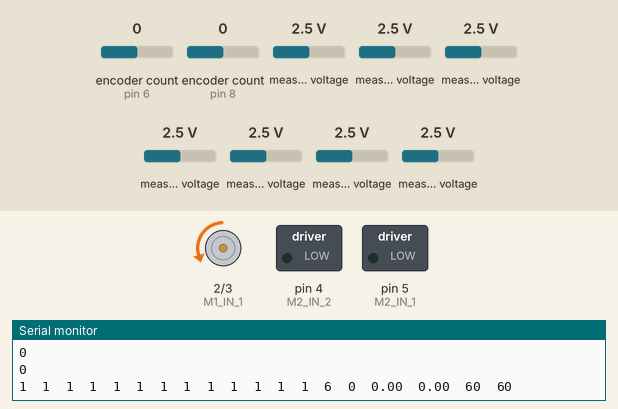
Bench run of a sketch on a simulated Arduino Uno, built with avr-gcc and run on an emulated ATmega328P. Shown: motor-driver pin pairs drawn as motors (green arrow = first pin HIGH = forward, orange = second pin HIGH = backward, longer = more drive), switched loads named in the sketch (green lamp = pin HIGH), the last lines printed to the serial monitor. Inputs (shaded band) come from the test bench; at power-on: measured voltage 2.5 V, encoder count (sensors on pin 6, pin 8) 0.

Above: at 1.2 s.
1.3 s: measured voltage (sensor 203) set to 2.8 V
2.8 s: measured voltage (sensor 203) set to 3.1 V
At 3.15 s:
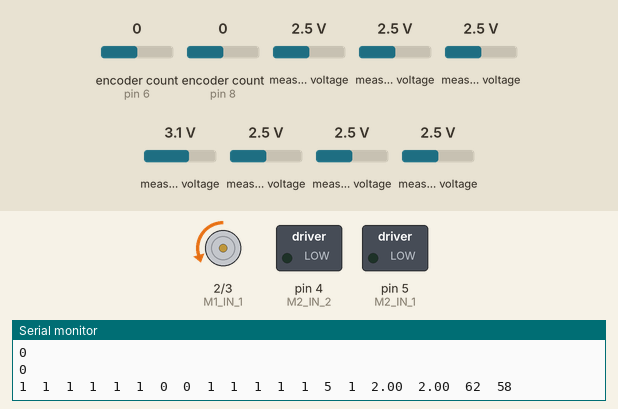
5.8 s: measured voltage (sensor 205) set to 3.8 V
8.8 s: measured voltage (sensor 204) set to 3.8 V
11.8 s: measured voltage (sensor 206) set to 3.8 V
14.8 s: measured voltage (sensor 202) set to 3.8 V
Timing chart, 0 to 18.8 s (numbered marks = the images above; inputs shaded):
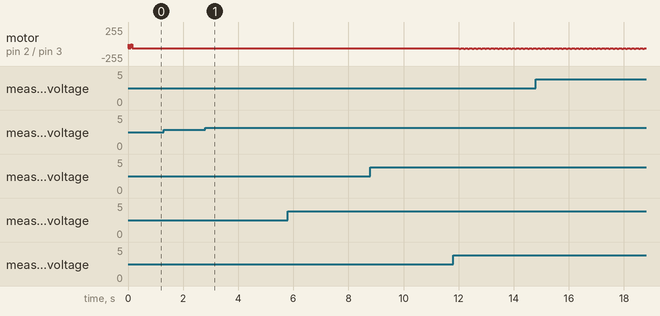

Measured:
- the behaviour switches between 2.9 and 3 V on measured voltage (sensor 203) (found by bisection; images 0 and 1)
- after the input at 2.8 s, motor on pin 2 (M1_IN_1) / pin 3 (M1_IN_2): alternates backward 62/255 for 0.05 s and backward 60/255 for 0.10 s, starting after 0.25 s

The sketch:

Integrated_code_v1.ino
```cpp
#include <Adafruit_MCP3008.h>
#include <Encoder.h>

//Intersection
int Intersections_Taken[50];
int Intersection_Count = 0;

//rotary encoder pins
const unsigned int M1_ENC_A = 6;
const unsigned int M1_ENC_B = 7;
const unsigned int M2_ENC_A = 8;
const unsigned int M2_ENC_B = 9;

//Rotary encoders
Encoder enc1(M1_ENC_A, M1_ENC_B);
Encoder enc2(M2_ENC_A, M2_ENC_B);

//Analog to digital converters
Adafruit_MCP3008 adc1;
Adafruit_MCP3008 adc2;

//sensor array - analog to digital converters
const unsigned int ADC_1_CS = A3;
const unsigned int ADC_2_CS = A2;

//motor control pins
const unsigned int M1_IN_1 = 2;
const unsigned int M1_IN_2 = 3;
const unsigned int M2_IN_1 = 5;
const unsigned int M2_IN_2 = 4;

//
const unsigned int M1_I_SENSE = A1;
const unsigned int M2_I_SENSE = A0;

const float M_I_COUNTS_TO_A = (3.3 / 1024.0) / 0.120;

const int reference_sig = 6;    //the center sensor - 7th sensor (sensors numbers range from 0-12)

const unsigned int MIN_PWM_VALUE = 0;   //minimum PWM value
const unsigned int MAX_PWM_VALUE = 255; //maximum PWM value not to be exceeded
const unsigned int PWM_VALUE = 60;      //Base moving speed for the robot (for testing purposes)

float last_error = 0;

//setting gain values
float kp = 2;
float ki = 0;
float kd = 0;
float P;
float I;
float D;
float t_old = 0;


// Basic Motor Control Commands

void PID_Motor_Control(int left, int right)
{
  analogWrite(M1_IN_1, 0);
  analogWrite(M1_IN_2, left);
  analogWrite(M2_IN_1, 0);
  analogWrite(M2_IN_2, right);
}

void M1_forward()
{
  analogWrite(M1_IN_1, 0);
  analogWrite(M1_IN_2, PWM_VALUE);
}

void M1_stop()
{
  analogWrite(M1_IN_1, 0);
  analogWrite(M1_IN_2, 0);
}

void M1_backward()
{
  analogWrite(M1_IN_1, PWM_VALUE);
  analogWrite(M1_IN_2, 0);
}

void M2_forward()
{
  analogWrite(M2_IN_1, 0);
  analogWrite(M2_IN_2, PWM_VALUE);
}

void M2_stop()
{
  analogWrite(M2_IN_1, 0);
  analogWrite(M2_IN_2, 0);
}

void M2_backward()
{
  analogWrite(M2_IN_1, PWM_VALUE);
  analogWrite(M2_IN_2, 0);
}

void moveStop()
{
    M1_stop();
    M2_stop();
}

void moveForward()
{
    M1_forward();
    M2_forward();
}

void moveBackward()
{
    M1_backward();
    M2_backward();
}

void turnRight()
{
    M1_forward();
    M2_stop();
}

void sharp_turnRight()
{
    M1_forward();
    M2_backward();
}

void turnLeft()
{
    M1_stop();
    M2_forward();
}

void sharp_turnLeft()
{
    M1_backward();
    M2_forward();
}

void setup()
{
  Serial.begin(115200);
  pinMode(M1_IN_1, OUTPUT);
  pinMode(M1_IN_2, OUTPUT);
  pinMode(M2_IN_1, OUTPUT);
  pinMode(M2_IN_2, OUTPUT);

  adc1.begin(ADC_1_CS);
  adc2.begin(ADC_2_CS);
}

//Put center of line algorithm into its own function
void CenterOfLine()
{

}

// A separate controller for the motor control based on ramp position input
void MotorController()
{

}

void loop()
{
  //initializing vaiables
  int adc_buf[13];
  int bin_buf[13];  // binary array for sensor array values

  //cutoff values for binary conversion - will vary for each robot
  int cutoff[13] = {600,600,600,600,600,600,600,600,600,600,600,650,700};

  int sensor_sum = 0; // sum of sensor positions reading the line
  int sensor_count = 0; // count of the sensors reading the line
  int right_sensor_count = 0; //count of the right sensors (positive error) reading the line
  int left_sensor_count = 0;  //count of the left sensors (negative error) reading the line
  int junction_case = 1;   //Turning cases - 1 = straight, 2 = right turn, 3 = left turn, 4 = t junction T, 5 = right t junction |- , 6 = left t junction -| , 7 = fourway,  8 = dead end
  int same_junction_count = 0;  //check to make sure that not turning around in a circle in junction cases 2 and 3
  int center_pos;   // center of line sensor position
  int error_sig;    // error signal
  float motorcontrol;


  int Intersection = 0;
  int left = 0;
  int right = 0;

  // Reading sensor array values
  for (int i = 0, j = 0; i < 13; i = i + 2)
  {
    adc_buf[i] = adc1.readADC(j);
    if (i < 12)
    {
       adc_buf[i+1] = adc2.readADC(j);
    }
    j++;
  }

  // Convert sensor values to binary, increment sensor count and add sensor positions that are reading the line
  for (int i = 0; i<13 ; i++)
  {
    if (adc_buf[i]<cutoff[i]) //may need to adjust cutoffs for the white/black values
    {
      bin_buf[i] = 1;    //binary value of 1 for sensors that are reading the line
      sensor_sum = sensor_sum + i;
      sensor_count++;
      //increment right or left side sensor count depending on sensors reading the line
      if (i<6)
      {
        right_sensor_count++;
      }
      if (i>6)
      {
        left_sensor_count++;
      }
    }
    else
    {
      bin_buf[i] = 0;
    }
  }

//Added starting here
//Junction Key: 1 = right turn, 2 = right turn junction |- , 3 = left turn, 4 = left turn junction -| , 5 = T junction, 6 = + junction
  if(left_sensor_count > 3){
    left = 1;
  }
  if (right_sensor_count > 3){
    right = 1;
  }
  if(right == 1 && left == 0){
    moveForward();
    delay(100);
    moveStop();
    if(adc_buf[6] > cutoff[6]){
      Serial.println(" right turn ");
      Intersection = 1;
      Intersections_Taken[Intersection_Count] = Intersection;
    }
    if(adc_buf[6] < cutoff[6]){
      Serial.println(" right turn junction |- ");
      Intersection = 2;
      Intersections_Taken[Intersection_Count] = Intersection;
    }
  }

  if(right == 0 && left == 1){
    moveForward();
    delay(100);
    moveStop();
    if(adc_buf[6] > cutoff[6]){
      Serial.println(" left turn ");
      Intersection = 3;
      Intersections_Taken[Intersection_Count] = Intersection;
    }
    if(adc_buf[6] < cutoff[6]){
      Serial.println(" left turn junction -| ");
      Intersection = 4;
      Intersections_Taken[Intersection_Count] = Intersection;
    }
  }

  if(right == 1 && left == 1){
    moveForward();
    delay(100);
    moveStop();
    if(adc_buf[6] > cutoff[6]){
      Serial.println(" T Junction ");
      Intersection = 5;
      Intersections_Taken[Intersection_Count] = Intersection;
    }
    if(adc_buf[6] < cutoff[6]){
      Serial.println(" Intersection + ");
      Intersection = 6;
      Intersections_Taken[Intersection_Count] = Intersection;
    }
  }

  for(int i = 0; i<5; i++){
    Serial.println(Intersections_Taken[i]);
  }

//Added up until here


  // Calculating sensor average - need this for case that is not a junction
  if (sensor_count > 0)
  {
     center_pos = sensor_sum / sensor_count;
  }
  else
  {
     center_pos = - 1;
  }

  error_sig = reference_sig - center_pos;

  //start counting time for differentiation and integration values
  float t_new = micros();
  float deltaTime = 0;
  float deltaTimeS = 0;

  //don't start taking the difference in time for the first loop
  if (t_old > 0)
  {
      deltaTime = t_new - t_old;
  }
  else
  {
    deltaTime = 0; //no integral/derivative term for the first cycle of the loop since cannot take slope/area with one reading
  }


  deltaTimeS = deltaTime / 1000;

  // print out adc values, center of line position and error signal
  for (int i = 0; i < 13; i++)
  {
    Serial.print(bin_buf[i]); Serial.print("\t");
  }

  Serial.print(center_pos); Serial.print("\t");
  Serial.print(error_sig); Serial.print("\t");

  // basic pid line line following when on the line
  if (error_sig != 7)
  {
    P = error_sig;
    I = I + (error_sig * deltaTimeS);
    D =  (error_sig - last_error) / deltaTimeS;  //difference
    last_error = error_sig;
    motorcontrol = P*kp + I*ki + D*kd;
  }
  else
  {
    I = 0;
    D = 0;
  }

  Serial.print(motorcontrol); Serial.print("\t");

  //Check the motor control signal being fed into the wheels

  //calculate left and right PWM values - change this to desired velocity/position setpoint
  int leftPWM = PWM_VALUE + motorcontrol;
  int rightPWM = PWM_VALUE - motorcontrol;

  //make sure PWM values are within the 0 to 25 range
  if (leftPWM > MAX_PWM_VALUE) {
    leftPWM = MAX_PWM_VALUE;
  }
  if (rightPWM > MAX_PWM_VALUE) {
    rightPWM = MAX_PWM_VALUE;
  }
  if (leftPWM < 0) {
    leftPWM = 0;
  }
  if (rightPWM < 0) {
    rightPWM = 0;
  }

  //stop PID control if the robot is off the line
  if (error_sig == 7) //stop the robot when it's off the line
  {
    leftPWM = 60;     //Without doing this, the robot
    rightPWM = 60;    //
    motorcontrol = 0; //
    moveStop();
  }
  else
  {
    PID_Motor_Control(leftPWM,rightPWM);
  }
  Serial.print(motorcontrol); Serial.print("\t");
  Serial.print(leftPWM); Serial.print("\t");
  Serial.print(rightPWM); Serial.print("\t");
  Serial.println();

  t_old = t_new;

  delay(50);    //delay of - may make sense to use RTOS
}
```
